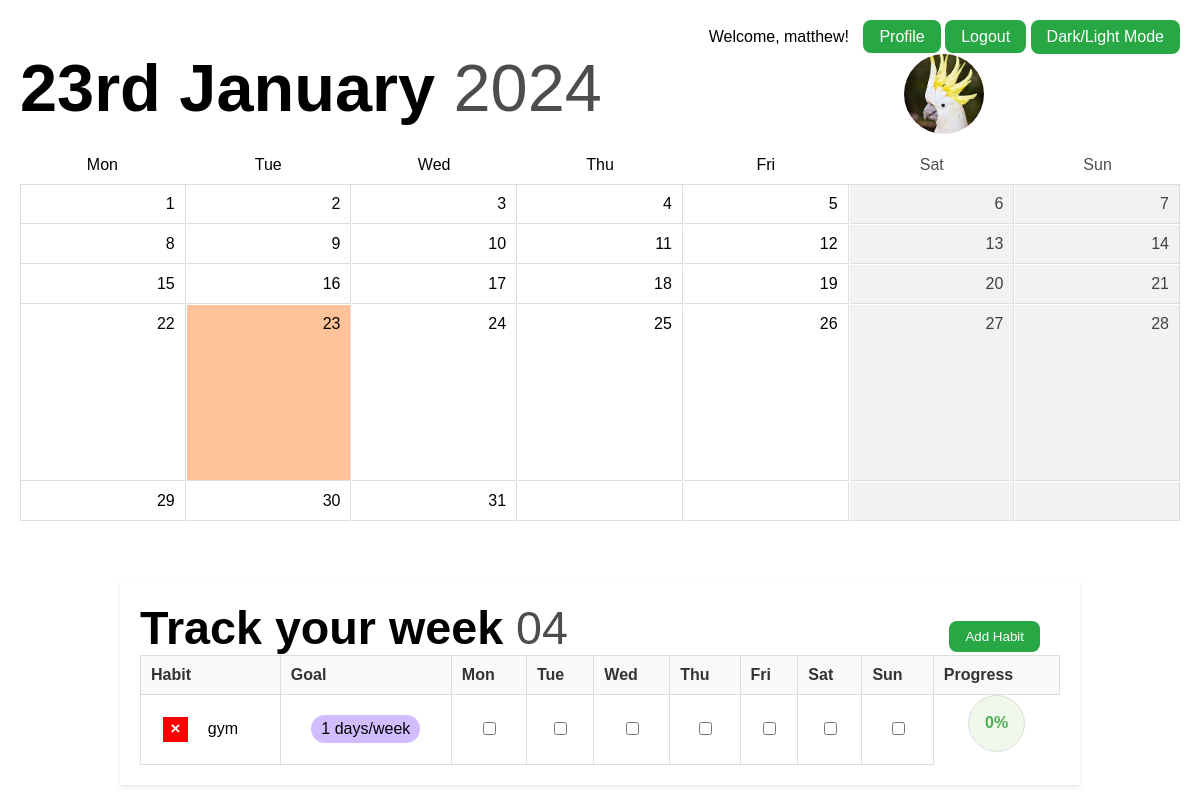
Page / (signed in) on the committed database.
### app.py (models this page shows)
class User(db.Model):
    id = db.Column(db.Integer, primary_key=True)
    username = db.Column(db.String(80), unique=True, nullable=False)
    password = db.Column(db.String(120), nullable=False)
    profile_pic = db.Column(db.String(120), nullable=True)

class Habit(db.Model):
    id = db.Column(db.Integer, primary_key=True)
    habit_name = db.Column(db.String(100), nullable=False)
    goal_days = db.Column(db.Integer, nullable=False)
    user_id = db.Column(db.Integer, db.ForeignKey('user.id'), nullable=False)
    user = db.relationship('User', backref=db.backref('habits', lazy=True))

### app.py (the view)
@app.route('/')
def home():
    if 'user_id' not in session:
        return redirect(url_for('login'))
    user_id = session['user_id']
    user = User.query.get(user_id)
    if user:
        calendar_data = generate_calendar_data()
        now = datetime.datetime.now()
        week_of_year = now.strftime("%V")
        week_of_year = week_of_year.zfill(2)
    if user:
        calendar_data = generate_calendar_data()
        now = datetime.datetime.now()
        week_of_year = now.strftime("%V")
        habits = Habit.query.filter_by(user_id=user.id).all()
        habit_logs = HabitLog.query.filter(
            HabitLog.habit_id.in_([habit.id for habit in habits]),
            db.extract('month', HabitLog.log_date) == datetime.datetime.now().month
        ).all()
        habit_tracking_data = {}
        for habit in habits:
            habit_logs_for_habit = [log for log in habit_logs if log.habit_id == habit.id]
            habit_tracking_data[habit.id] = {
                'habit_name': habit.habit_name,
                'goal_days': habit.goal_days,
                'logs': {log.log_date.day: log.progress for log in habit_logs_for_habit}
            }
        now = datetime.datetime.now()
        formatted_date = f"{ordinal(now.day)} {now.strftime('%B')}"
        current_year = f"{now.strftime('%Y')}"
        checkbox_states = get_checkbox_states(user.id)
        tasks = Task.query.filter_by(user_id=user.id).all()
        today = datetime.datetime.today().date()
        tasks_today = Task.query.filter_by(user_id=user.id, day=today).all()
        tasks_remaining = Task.query.filter(Task.user_id == user.id, Task.day > today).all()
        return render_template('index.html', user=user, calendar_data=calendar_data,
                               formatted_date=formatted_date, current_year=current_year, username=user.username,
                               habits=habits, habit_tracking_data=habit_tracking_data, checkbox_states=checkbox_states,
                               tasks=tasks, tasks_today=tasks_today, tasks_remaining=tasks_remaining, week_of_year=week_of_year)
    else:
        return redirect(url_for('login'))

### app.py (called while the page is built)
def generate_calendar_data(year=None, month=None):
    now = datetime.datetime.now()
    current_year = year or now.year
    current_month = month or now.month
    _, days_in_month = calendar.monthrange(current_year, current_month)
    first_day_of_month = datetime.date(current_year, current_month, 1)
    first_day_of_week = first_day_of_month.weekday()
    leading_empty_cells = first_day_of_week
    calendar_grid = [None] * leading_empty_cells + list(range(1, days_in_month + 1))
    trailing_empty_cells = (7 - (len(calendar_grid) % 7)) % 7
    calendar_grid += [None] * trailing_empty_cells
    calendar_grid_2d = [calendar_grid[i:i+7] for i in range(0, len(calendar_grid), 7)]
    calendar_data = {
        'current_date': now.strftime("%B %Y"),
        'days_in_month': calendar_grid_2d,
        'current_day': now.day,
    }
    return calendar_data

def ordinal(number):
    if 10 <= number % 100 <= 20:
        suffix = 'th'
    else:
        suffix = {1: 'st', 2: 'nd', 3: 'rd'}.get(number % 10, 'th')
    return f"{number}{suffix}"

def get_checkbox_states(user_id):
    checkbox_states = {}
    habit_logs = HabitLog.query.join(Habit).filter(Habit.user_id == user_id).all()
    for log in habit_logs:
        checkbox_states[(log.habit_id, log.day_index)] = log.checked
    return checkbox_states

### templates/index.html (shortened to what this page needs)
<!DOCTYPE html>
<html lang="en">
<head>
        <link rel="stylesheet" href="../static/style.css">
</head>
<body>
    <div id="top-bar">
        <div id="date">
            <span class="formatted-date">{{ formatted_date }}</span>
            <span class="current-year">{{ current_year }}</span>
        </div>
        <div id="account">
            {% if username %}
            <span class="username">Welcome, {{ username }}!</span>
            <a href="/profile" class="profile-button">Profile</a>
            <a href="{{ url_for('logout') }}" class="logout-button">Logout</a>
            {% endif %}
            <button class="toggle-dark-mode" onclick="toggleDarkMode()">Dark/Light Mode</button>
            <div class="profile-pic-container">
                {% if user.profile_pic %}
                    <img src="{{ url_for('static', filename='profile/' + user.profile_pic) }}" alt="Profile Picture" class="profile-pic">
                {% endif %}
            </div>
        </div>
    </div>
    <div id="calendar">
        <div id="weekdays">
            <div class="name">Mon</div>
            <div class="name">Tue</div>
            <div class="name">Wed</div>
            <div class="name">Thu</div>
            <div class="name">Fri</div>
            <div class="weekend">Sat</div>
            <div class="weekend">Sun</div>
        </div>
        <div id="month-view">
            {% for week in calendar_data.days_in_month %}
            {% for day in week %}
            {% if day %}
            {% if day == calendar_data.current_day %}
            <div class="day current-day">{{ day }}</div>
            {% else %}
            <div class="day">{{ day }}</div>
            {% endif %}
            {% else %}
            <div class="day"></div>
            {% endif %}
            {% endfor %}
            {% endfor %}
        </div>
    </div>
    <div class="tracker-container">
        <header>
            <div id="weektitle">
                <span class="formatted-date">Track your week</span>
                <span class="current-year">{{ week_of_year }}</span>
            </div>
            <button class="addHabitButton">Add Habit</button>
        </header>
        <table class="habit-tracker">
            <thead>
              <tr>
                <th>Habit</th>
                <th>Goal</th>
                {% for day in ['Mon', 'Tue', 'Wed', 'Thu', 'Fri', 'Sat', 'Sun'] %}
                  <th>{{ day }}</th>
                {% endfor %}
                <th class="progressColumn">Progress</th>
              </tr>
            </thead>
            <tbody>
              {% for habit in habits %}
                <tr>
                    <td>
                        <table class="nested-table">
                            <tr>
                                <td class="nested-td">
                                    <form action="{{ url_for('delete_habit', habit_id=habit.id) }}" method="POST">
                                        <input type="submit" value="&#215" class="delete-button">
                                    </form>
                                    <div class="habit">
                                        {{ habit.habit_name }}
                                    </div>
                                </td>
                            </tr>
                        </table>
                    </td>
                    <td class="goalColumn"><span class="goal-days">{{ habit.goal_days }} days/week</span></td>
                    {% for day in ['Mon', 'Tue', 'Wed', 'Thu', 'Fri', 'Sat', 'Sun'] %}
                        <td class="checkboxColumn">
                           <input
                               type="checkbox"
                               data-habit-id="{{ habit.id }}"
                               data-day-index="{{ loop.index }}"
                           >
                        </td>
                    {% endfor %}
                    <td class="progress habit-{{ habit.id }}-progress">0%</td>
                </tr>
            </tbody>
          {% endfor %}
        </table>
    </div>
</body>
</html>

### static/style.css (style rules this page uses)
#date { font-family: 'SFR', sans-serif; font-size: 50pt; margin-top: 50px; }
.formatted-date { font-weight: 700; }
.current-year { font-weight: 100; color: #4d4d4d }
body { margin: 0; font-family: 'SFP', sans-serif; }
#top-bar { color: black; text-align: left; margin: 20px 20px 0px 20px; }
#account { position: absolute; top: 20px; right: 20px; }
.username { margin-right: 10px; }
#calendar { width: 100%; display: flex; flex-direction: column; text-align: right; margin-top: 10px; }
.weekend { font-weight: 100; color: #4d4d4d; }
#weekdays { display: grid; grid-template-columns: repeat(7, 1fr); gap: 1px; margin: 20px 20px -10px 20px; text-align: center; }
#month-view { display: grid; grid-template-columns: repeat(7, 1fr); gap: 1px; margin: 20px; border-left: 1px solid #ddd; border-top: 1px solid #ddd; }
.day, .current-day { width: 100%; padding: 10px; cursor: pointer; box-sizing: border-box; position: relative; border-right: 1px solid #ddd; border-bottom: 1px solid #ddd; }
.current-day { background-color: #ffc299; height: 0; padding-bottom: 100%; position: relative; font-weight: 500; }
#month-view .day:nth-child(6), #month-view .day:nth-child(7), #month-view .day:nth-child(13), #month-view .day:nth-child(14), #month-view .day:nth-child(20), #month-view .day:nth-child(21), #month-view .day:nth-child(27), #month-view .day:nth-child(28), #month-view .day:nth-child(34), #month-view .day:nth-child(35) { background-color: #f2f2f2; color: #404040; }
.tracker-container { width: 80%; margin: 40px auto; background-color: #fff; box-shadow: 0 2px 4px rgba(0, 0, 0, 0.1); padding: 20px; box-sizing: border-box; }
header { position: relative; }
.habit-tracker { width: 100%; border-collapse: collapse; }
.habit-tracker thead th { background-color: #f9f9f9; color: #333; padding: 10px; text-align: left; }
.habit-tracker th, .habit-tracker td { border: 1px solid #ddd; padding: 10px; text-align: center; }
input[type="checkbox"] { cursor: pointer; }
.habit-tracker td { text-align: center; }
.progress { width: 35px; height: 35px; border-radius: 50%; background-color: #eff8eb; display: flex; align-items: center; justify-content: center; font-weight: bold; color: #4CAF50; margin: auto; }
.addHabitButton { position: absolute; top: 20px; right: 20px; align: right; text-decoration: none; background-color: #28a745; color: #fff; border: none; padding: 8px 16px; border-radius: 8px; cursor: pointer; }
.delete-button { background-color: #ff0000; color: #ffffff; font-weight: bold; border: none; width: 25px; height: 25px; font-size: 17px; }
.nested-table { border: none !important; width: 100%; }
.nested-td { border: none !important; text-align: center !important; display: flex; justify-content: space-between; }
.habit { display: flex; align-items: center; justify-content: center; flex-grow: 1; text-align: center; }
.goal-days { display: inline-block; padding: 5px 10px; border-radius: 15px; background-color: #abcdef; }
.goalColumn { width: 150px; }
#weektitle { font-family: 'SFR', sans-serif; font-size: 35pt; }
.logout-button, .profile-button, .toggle-dark-mode, #back-button { background-color: #28a745; color: white; padding: 8px 16px; border: none; border-radius: 8px; cursor: pointer; transition: background-color 0.3s, box-shadow 0.2s; outline: none; font-size: 1rem; text-decoration: none; }
.profile-pic-container { display: flex; align-items: center; justify-content: center; margin-bottom: 20px; }
img.profile-pic { width: 80px; height: 80px; border-radius: 50%; object-fit: cover; }

### rows in the picture
User: username "matthew", profile_pic (picture)
Habit: habit_name "gym", goal_days "1"

### other values in the picture
{{ current_year }} "2024"
{{ day }} "1" "2" "3" "4" "5" "6" "7" "8" "9" "10" "11" "12" "13" "14" "15" "16" "17" "18" "19" "20" "21" "22" "24" "25" "26" "27" "28" "29" "30" "31"
{{ day }} "23"
{{ week_of_year }} "04"
{{ day }} "Mon" "Tue" "Wed" "Thu" "Fri" "Sat" "Sun"
